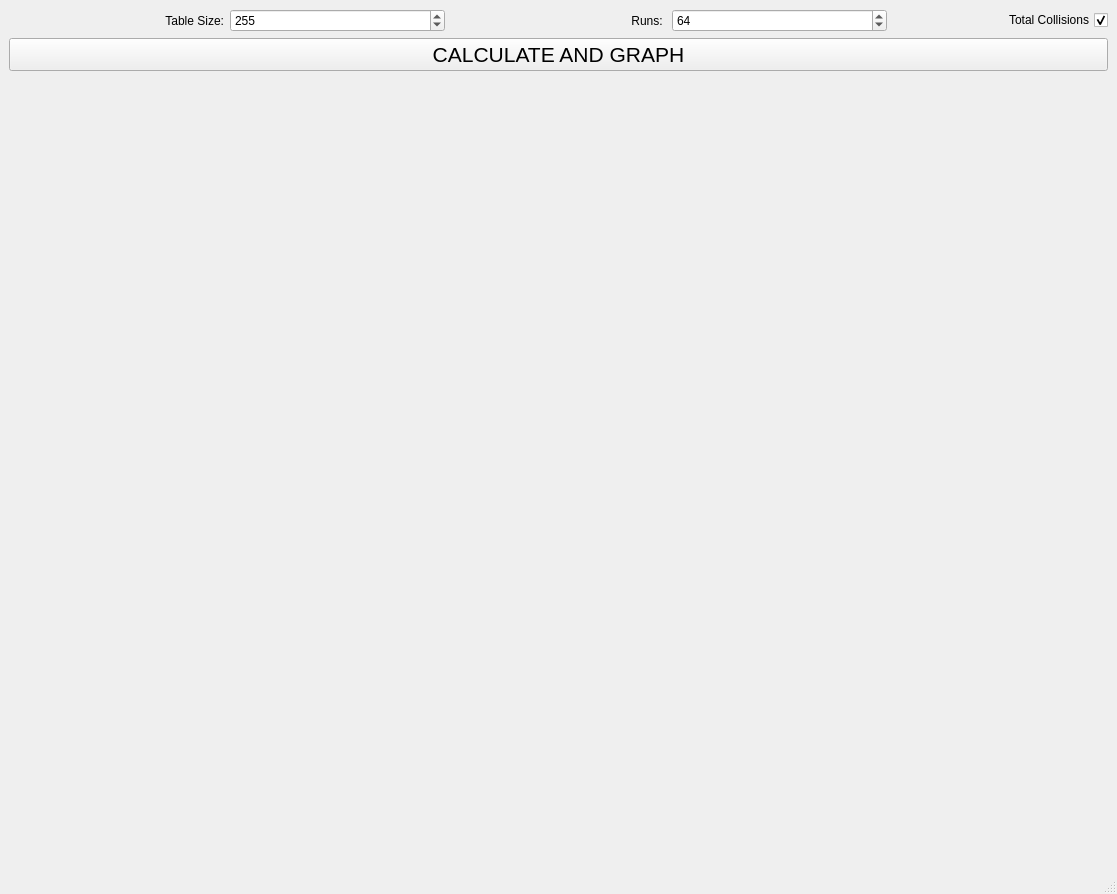
<?xml version="1.0" encoding="UTF-8"?>
<ui version="4.0">
 <class>MainWindow</class>
 <widget class="QMainWindow" name="MainWindow">
  <property name="geometry">
   <rect>
    <x>0</x>
    <y>0</y>
    <width>1117</width>
    <height>894</height>
   </rect>
  </property>
  <property name="windowTitle">
   <string>MainWindow</string>
  </property>
  <widget class="QWidget" name="centralwidget">
   <layout class="QGridLayout" name="gridLayout">
    <item row="0" column="0">
     <widget class="QLabel" name="label">
      <property name="text">
       <string>Table Size:</string>
      </property>
      <property name="alignment">
       <set>Qt::AlignRight|Qt::AlignTrailing|Qt::AlignVCenter</set>
      </property>
     </widget>
    </item>
    <item row="0" column="1">
     <widget class="QSpinBox" name="size">
      <property name="minimum">
       <number>16</number>
      </property>
      <property name="maximum">
       <number>4096</number>
      </property>
      <property name="value">
       <number>255</number>
      </property>
     </widget>
    </item>
    <item row="0" column="3">
     <widget class="QSpinBox" name="runs">
      <property name="minimum">
       <number>1</number>
      </property>
      <property name="maximum">
       <number>256</number>
      </property>
      <property name="value">
       <number>64</number>
      </property>
     </widget>
    </item>
    <item row="0" column="2">
     <widget class="QLabel" name="label_2">
      <property name="text">
       <string>Runs: </string>
      </property>
      <property name="alignment">
       <set>Qt::AlignRight|Qt::AlignTrailing|Qt::AlignVCenter</set>
      </property>
     </widget>
    </item>
    <item row="0" column="4">
     <widget class="QCheckBox" name="total">
      <property name="layoutDirection">
       <enum>Qt::RightToLeft</enum>
      </property>
      <property name="text">
       <string>Total Collisions</string>
      </property>
      <property name="checked">
       <bool>true</bool>
      </property>
      <property name="tristate">
       <bool>false</bool>
      </property>
     </widget>
    </item>
    <item row="1" column="0" colspan="5">
     <widget class="QPushButton" name="calc">
      <property name="font">
       <font>
        <pointsize>16</pointsize>
       </font>
      </property>
      <property name="text">
       <string>CALCULATE AND GRAPH</string>
      </property>
     </widget>
    </item>
    <item row="2" column="0" colspan="5">
     <widget class="QWidget" name="chartContainer" native="true"/>
    </item>
   </layout>
  </widget>
  <widget class="QMenuBar" name="menubar">
   <property name="geometry">
    <rect>
     <x>0</x>
     <y>0</y>
     <width>1117</width>
     <height>22</height>
    </rect>
   </property>
  </widget>
  <widget class="QStatusBar" name="statusbar"/>
 </widget>
 <resources/>
 <connections/>
</ui>
